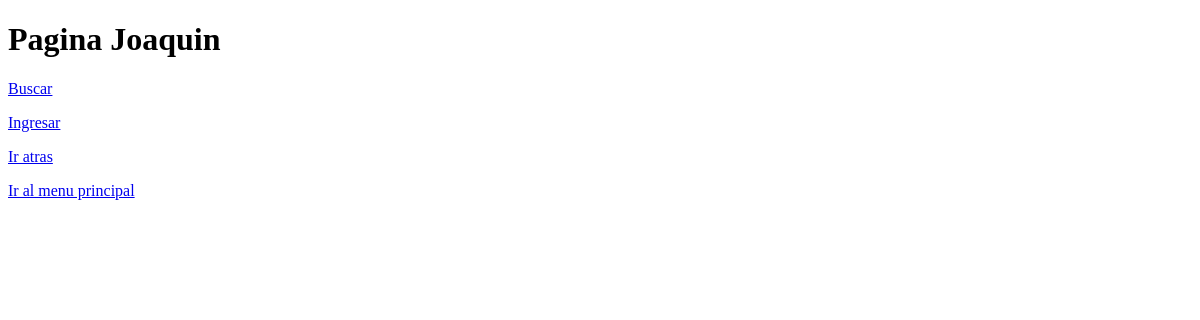
The app's page /catalogo/catalogo/list/, older data.
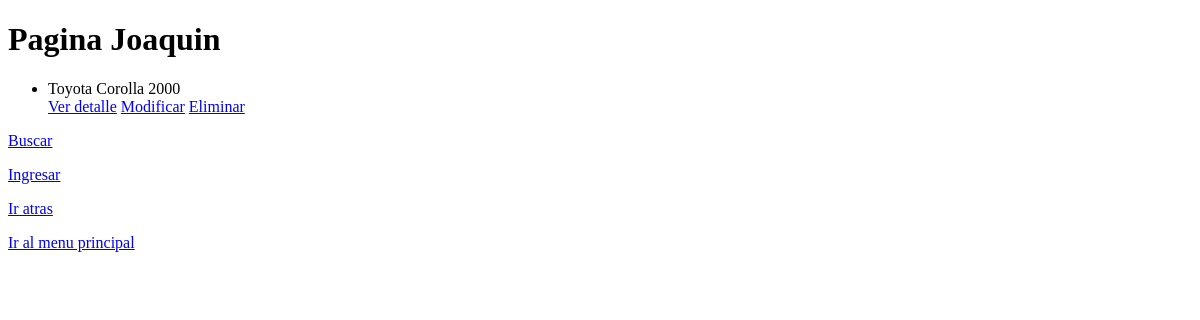
The same page, newer data.
### catalogo/models.py (models this page shows, shortened)
class Catalogo(models.Model):
    marca = models.ForeignKey(MarcaCategoria, on_delete=models.SET_NULL, blank=True, null=True, verbose_name="marca")
    modelo = models.ForeignKey(ModeloCategoria, on_delete=models.SET_NULL, blank=True, null=True, verbose_name="modelo")
    año = models.ForeignKey(AñoCategoria, on_delete=models.SET_NULL, blank=True, null=True, verbose_name="año")
    bateria = models.ForeignKey(BateriaCategoria, on_delete=models.SET_NULL, blank=True, null=True, verbose_name="bateria")
    descripcion = models.CharField(max_length=250, null=True, blank=True, verbose_name="descripcion")
    fecha_actualizacion = models.DateTimeField(default=timezone.now, editable=False, verbose_name="fecha de actualizacion")
    class Meta:
        verbose_name = "catalogo"
        verbose_name_plural = "catalogo"

class MarcaCategoria(models.Model):
    marca = models.CharField(max_length=100)
    class Meta:
        verbose_name = "marca"
        verbose_name_plural = "marca"
    def __str__(self) -> str:
        return self.marca

class ModeloCategoria(models.Model):
    modelo = models.CharField(max_length=100)
    class Meta:
        verbose_name = "modelo"
        verbose_name_plural = "modelo"
    def __str__(self) -> str:
        return self.modelo

class AñoCategoria(models.Model):
    año = models.IntegerField()
    class Meta:
        verbose_name = "año"
        verbose_name_plural = "año"
    def __str__(self) -> str:
        return f"{self.año}"

### catalogo/views.py (the view)
# urls.py: path("catalogo/list/", views.CatalogoList.as_view(), name = "catalogo_list"),
class CatalogoList(ListView):
    model = models.Catalogo

### catalogo/templates/catalogo/catalogo_list.html
{% extends "catalogo/base.html" %}
{% block catalogo %}
    {% for catalogo in object_list %}
        <ul>
            <li>{{ catalogo.marca }} {{ catalogo.modelo }} {{ catalogo.año }}</li>
            <a href="{% url 'catalogo:catalogo_detail' catalogo.id %}">Ver detalle</a>
            <a href="{% url 'catalogo:catalogo_update' catalogo.id %}">Modificar</a>
            <a href="{% url 'catalogo:catalogo_delete' catalogo.id %}">Eliminar</a>
        </ul>
    {% endfor %}
    <p><a href="{% url 'catalogo:consulta_catalogo' %}">Buscar</a></p>
    <p><a href="{% url 'catalogo:catalogo_form' %}">Ingresar</a></p>
    <p><a href="{% url 'catalogo:index' %}">Ir atras</a></p>
    <p><a href="{% url 'home:index' %}">Ir al menu principal</a></p>
{% endblock catalogo %}

Row changes from the older to the newer data that the page shows:
added Catalogo: marca "Toyota", modelo "Corolla", año "2000"
